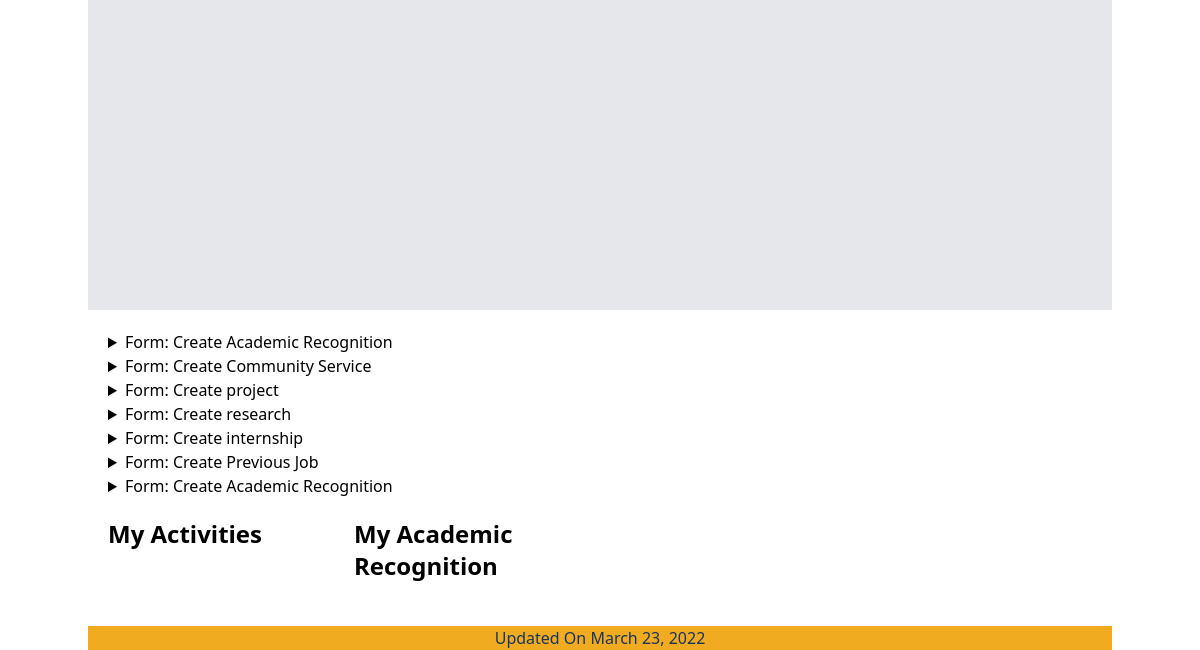
The page / (signed in, lower part) on the database as committed earlier.
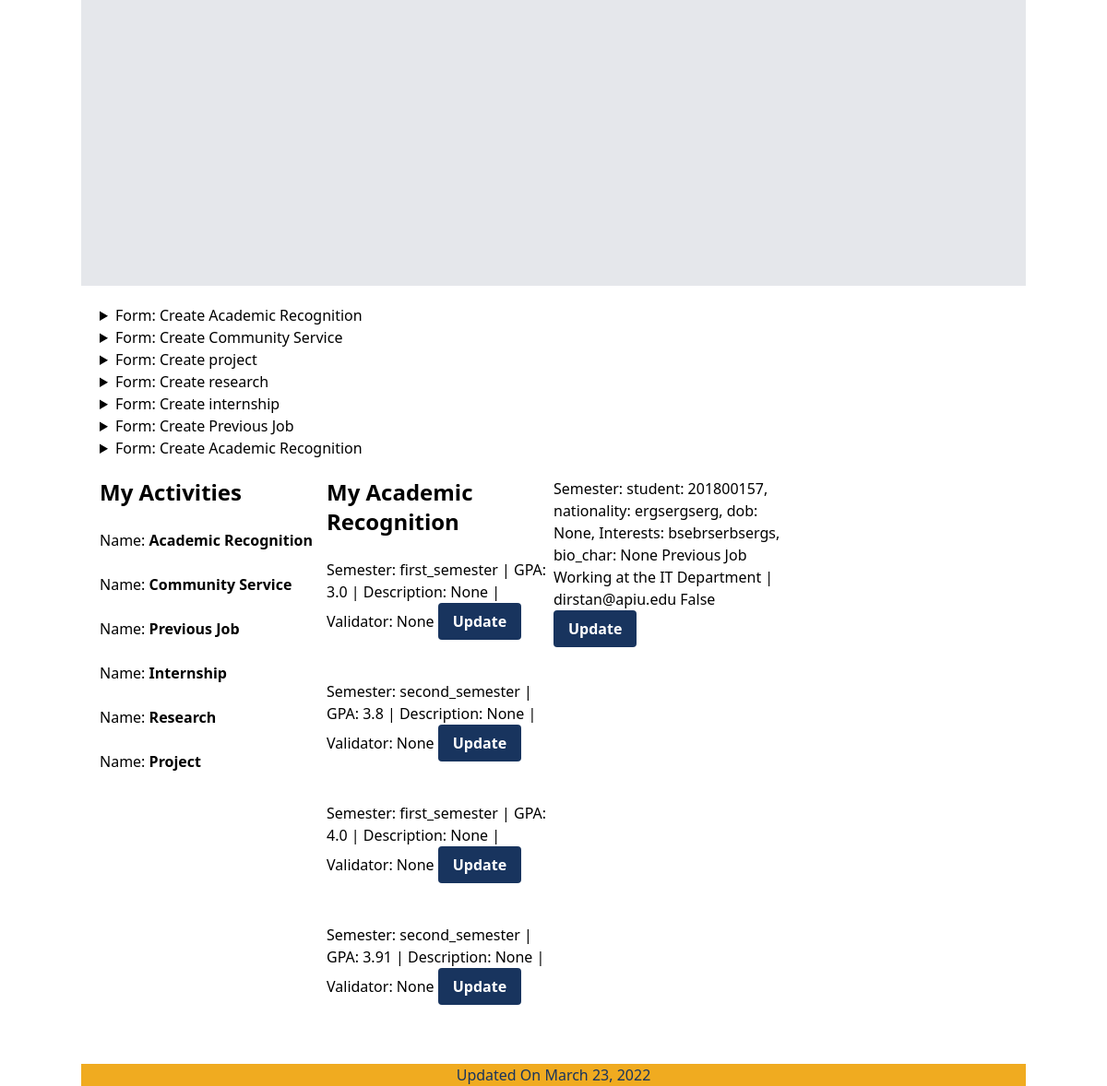
The same page on the database as committed later.
### spapp/models.py (models this page shows, shortened)
class Activity(models.Model):
    student = models.ForeignKey(Student, on_delete=models.CASCADE)
    activity_name = models.CharField(max_length=30, null=True)
    description = models.TextField(null=True)
    from_date = models.DateField(null=True)
    to_date = models.DateField(null=True)
    validator = models.ForeignKey(
        Validator, null=True, on_delete=models.SET_NULL)
    verification_status = models.BooleanField(default=False)
    rewarded_points = models.IntegerField(default=0)
    def __str__(self):
        return f"{self.student} {self.activity_name} {self.description} | {self.validator} {self.verification_status}"

class AcademicRecognition(models.Model):
    SEMESTER = [('first_semester', 'First Semester'),
                ('second_semester', 'Second Semester')]
    activity = models.OneToOneField(
        Activity, on_delete=models.CASCADE, related_name="academic_recognition")
    semester = models.CharField(max_length=30, choices=SEMESTER)
    gpa = models.FloatField(max_length=3)
    year = models.IntegerField(default=2015)

class PreviousJob(models.Model):
    activity = models.OneToOneField(
        Activity, on_delete=models.CASCADE, related_name="previous_job")

class Student(models.Model):
    user = models.OneToOneField(User, on_delete=models.CASCADE)
    id_number = models.CharField(max_length=10)
    date_of_birth = models.DateField(null=True)
    nationality = models.CharField(max_length=30, null=True)
    major = models.ForeignKey(Major, on_delete=models.CASCADE, null=True)
    bio_char = models.CharField(max_length=100, null=True)
    interests = models.CharField(max_length=100, null=True)
    phone_number = models.CharField(max_length=12, null=True)
    image = models.ImageField(upload_to='theme/static/user_image', null=True)
    website = models.CharField(max_length=12, null=True)
    def __str__(self):
        return f"student: {self.user}, nationality: {self.nationality}, dob: {self.date_of_birth}, Interests: {self.interests}, bio_char: {self.bio_char}"

class Validator(models.Model):
    name = models.CharField(max_length=50)
    phone_number = models.CharField(max_length=50)
    email = models.CharField(max_length=50)
    verified = models.BooleanField(default=False)
    created_by = models.ForeignKey(User, null=True, on_delete=models.SET_NULL)
    def __str__(self):
        return f"{self.email}"

### spapp/views.py (the view)
# urls.py: path('', views.DashboardPage.as_view(), name='dashboard'),
class DashboardPage(LoginRequiredMixin, generic.TemplateView):
    login_url = 'spapp:login'
    template_name = "pages/student/dashboard.html"
    def get_context_data(self, **kwargs):
        context = super().get_context_data(**kwargs)
        try:
            student = Student.objects.get(user=self.request.user)
            context = {
                'jobs': Job.objects.all(),
                'activities': Activity.objects.filter(student=student),
                'ars': AcademicRecognition.objects.filter(activity__student=student),
                'pjs': PreviousJob.objects.filter(activity__student=student),
                'activity_form': ActivityForm,
                'ar_form': ARForm,
                'cs_form': CSForm,
                'project_form': ProjectForm,
                'research_form': ResearchForm,
                'internship_form': InternshipForm,
                'pj_form': PJForm,
                'v_form': ValidatorForm
            }
        except:
            print('Not a student!')
        return context

### theme/templates/pages/student/dashboard.html (shortened to what this page needs)
{% extends "components/student/layout.html" %}
{% block content %}
<div class="bg-gray-200 px-16 pt-12 h-screen w-full flex gap-4">
    <div class="w-2/3">
    </div>
    <div class="w-1/3">
    </div>
  </div>
<div class="grid grid-cols-1 md:grid-cols-3 m-5">
    <div>
  {% include 'components/student/create_form.html' with title="Create Academic Recognition" form=ar_form  url="create-ar" %}
  {% include 'components/student/create_form.html' with title="Create Community Service" form=cs_form activity=activity_form url="create-cs" %}
  {% include 'components/student/create_form.html' with title="Create project" form=project_form  url="create-project" activity=activity_form %}
  {% include 'components/student/create_form.html' with title="Create research" form=research_form  url="create-research" activity=activity_form %}
  {% include 'components/student/create_form.html' with title="Create internship" form=activity_form  url="create-internship" %}
  {% include 'components/student/create_form.html' with title="Create Previous Job" form=activity_form url="create-pj" %}
      {% include 'components/student/create_form.html' with title="Create Academic Recognition" form=ar_form  url="create-ar" %}
    </div>
    <div>
    </div>
</div>
<div class="grid grid-cols-1 md:grid-cols-4 m-5 ">
    <div>
        <b><h3>My Activities</h3></b><br>
        {% for activity in activities %}
            {% ifchanged %}
                <div class="mt-0">
                    Name: <strong>{{activity.activity_name}}</strong><br>
                </div><br>
            {% endifchanged %}
        {% endfor %}
    </div>
    <div>
        <b><h3>My Academic Recognition</h3></b><br>
        {% for ar in ars %}
            <div class="mb-5">
                Semester: {{ar.semester}} |
                GPA: {{ar.gpa}} |
                Description: {{ar.activity.description}} |
                Validator: {{ar.activity.validator}}
                <button class="bg-primary text-white font-bold py-2 px-4 rounded">
                    <a href="{% url 'spapp:update-ar' ar.id %}">Update</a>
                </button><br><br>
            </div>
        {% endfor %}
    </div>
    <div>
        {% for pj in pjs %}
            <div class="mb-5">
                Semester: {{pj.activity}}
                <button class="bg-primary text-white font-bold py-2 px-4 rounded">
                    <a href="">Update</a>
                </button><br><br>
            </div>
        {% endfor %}
    </div>
</div>
{% endblock %}

Rows that differ between the two databases and show on the page:
added Activity: activity_name "Academic Recognition"
added Activity: activity_name "Community Service"
added Activity: activity_name "Previous Job"
added Activity: activity_name "Internship"
added Activity: activity_name "Research"
added Activity: activity_name "Project"
added AcademicRecognition: semester "first_semester", gpa "3.0", activity.description "None", activity.validator "None"
added AcademicRecognition: semester "second_semester", gpa "3.8", activity.description "None", activity.validator "None"
added AcademicRecognition: semester "first_semester", gpa "4.0", activity.description "None", activity.validator "None"
added AcademicRecognition: semester "second_semester", gpa "3.91", activity.description "None", activity.validator "None"
added PreviousJob: activity "student: 201800157, nationality: ergsergserg, dob: None, Interests: bsebrserbsergs, bio_char: None Previous Job Working at the IT Department | dirstan@apiu.edu False"
